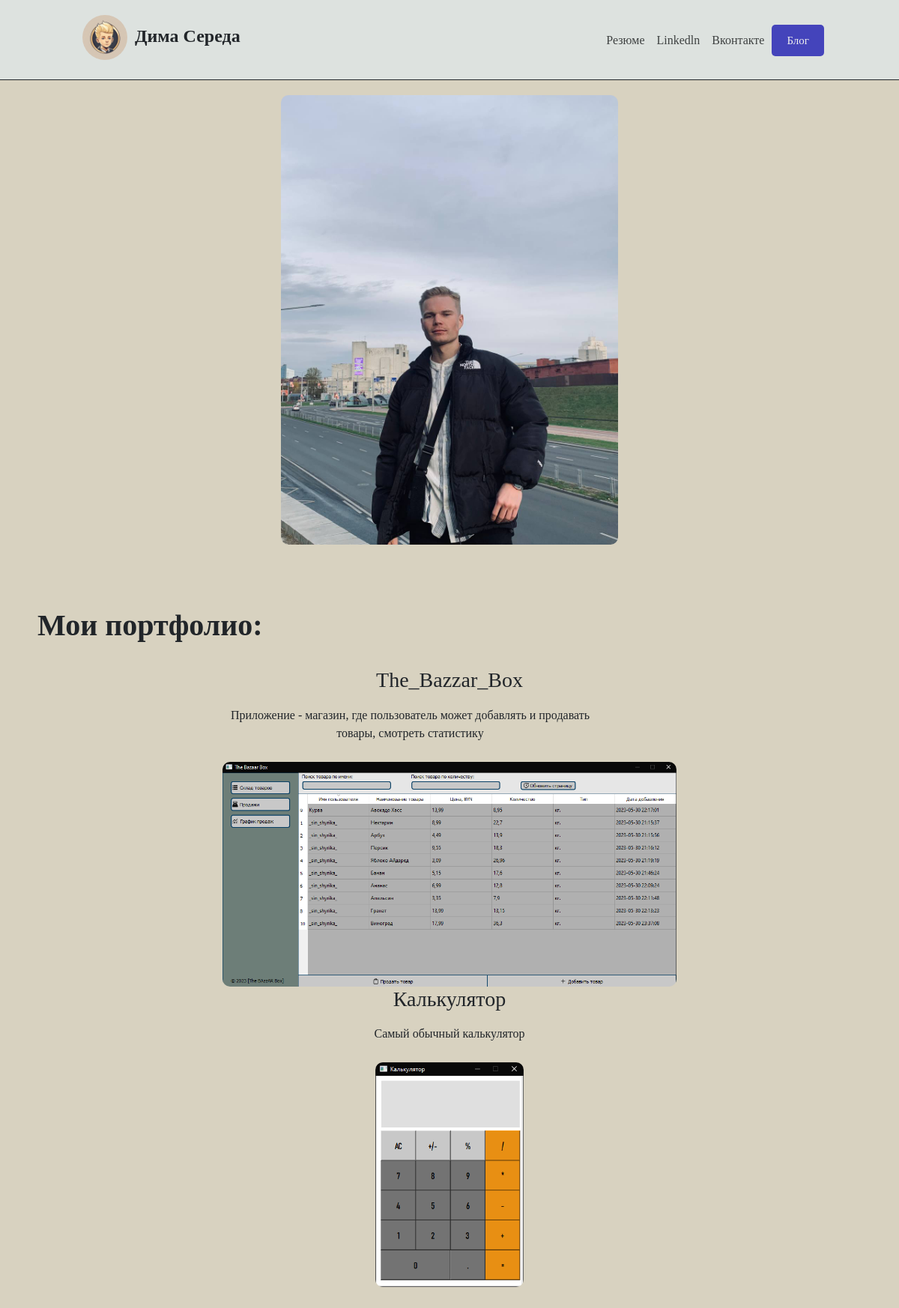
The page / on the database its author committed.
### portfolio/models.py (models this page shows, shortened)
class Portfolio(models.Model):
    title = models.CharField(max_length=100)
    description = models.CharField(max_length=250)
    image = models.ImageField(upload_to='portfolio/images/')
    url = models.URLField(blank=True)

### portfolio/views.py (the view)
# urls.py: 2. Add a URL to urlpatterns:  path('', views.home, name='home')
def home(request):
    projects = Portfolio.objects.all()
    return render(request, 'portfolio/home.html', {'projects': projects})

### portfolio/templates/portfolio/home.html (shortened to what this page needs)
{% extends 'portfolio/base.html' %}
{% block content %}
{% load static %}
<p id="size-image"><img src="{% static 'portfolio/img/me.jpg' %}" height=600px id="space"></p><br><br>
<h1><b>Мои портфолио:</b></h1><br>
<div class="portfoilio-main-content">
    {% for project in projects%}
    <div class="portfolio">
        <h3>{{ project.title }}</h3>
        <p class="word">{{ project.description }}</p>
        <a href="{{ project.url }}" target="_blank"> <img src="{{ project.image.url }} " height=300px class="image"></a>
    </div>
    {% endfor %}
</div>
{% endblock %}

### portfolio/templates/portfolio/base.html (shortened to what this page needs)
{% load static %}
<!DOCTYPE html>
<html lang="en">
<head>
    <link href="https://cdn.jsdelivr.net/npm/bootstrap@5.3.1/dist/css/bootstrap.min.css" rel="stylesheet"
>
    <link rel="stylesheet" href="{% static 'portfolio/css/base.css' %}">
</head>
<body>
    <aside>
        <nav class="navbar">
            <h4><a href="{% url 'home' %}"><img src="{% static 'portfolio/img/logo.png' %}" alt="Мой логотип"
                        height="80px"></a><b>Дима Середа</b></h4>
            <div class="navigation-text">
                <a href="{% static 'portfolio/pdf/Resume.pdf' %}" target="_blank" class="default-link">Резюме</a>
                <a href="https://www.linkedin.com/in/dmitry-sereda-94a048242/" target="_blank"
                    class="default-link">Linkedln</a>
                <a href="https://m.vk.com/sin_shyrika" target="_blank" class="default-link">Вконтакте</a>
                <a href="{% url 'blog:all_blogs' %}" class="blog-link">Блог</a>
            </div>
        </nav>
    </aside>
    <main>
        {% block content %}
        {% endblock %}
    </main>
</body>
</html>

### portfolio/static/portfolio/css/base.css (style rules this page uses)
.navbar { padding-left: 100px; padding-top: 10px; border-bottom : 1px solid ; background-color: #dde2df; }
.navbar img { border-radius: 50px; padding: 10px; }
.navigation-text { text-align: center; padding-right: 100px; }
.default-link { text-decoration: none; color: rgb(62, 65, 65); padding: 6px; }
.blog-link { text-decoration: none; background-color: rgb(68, 68, 187); padding: 10px 20px; font-size: 15px; cursor: pointer; display: inline-block; color :#eee; border-radius: 5px; }
main { padding-top: 20px; }
main img { border-radius: 10px; }
body { background-color: rgb(216, 210, 192); font-family: serif; }

### portfolio/templates/portfolio/home.html (style rules this page uses)
.portfoilio-main-content { text-align: center; display: flex; flex-direction: row; flex-wrap: wrap; justify-content: space-around; align-items: flex-end; width: 100%; padding-left: 100px; padding-right: 100px; padding-bottom: 50px; }
#size-image { text-align: center; padding-bottom: 20px; max-width: 100%; }
h1 { padding-left: 50px; }
.word { width: 500px; padding: 10px; }
p img { height: 600px; }

### rows shown on the page
Portfolio: title "The_Bazzar_Box", description "Приложение - магазин, где пользователь может добавлять и продавать товары, смотреть статистику", image (picture)
Portfolio: title "Калькулятор", description "Самый обычный калькулятор", image (picture)
